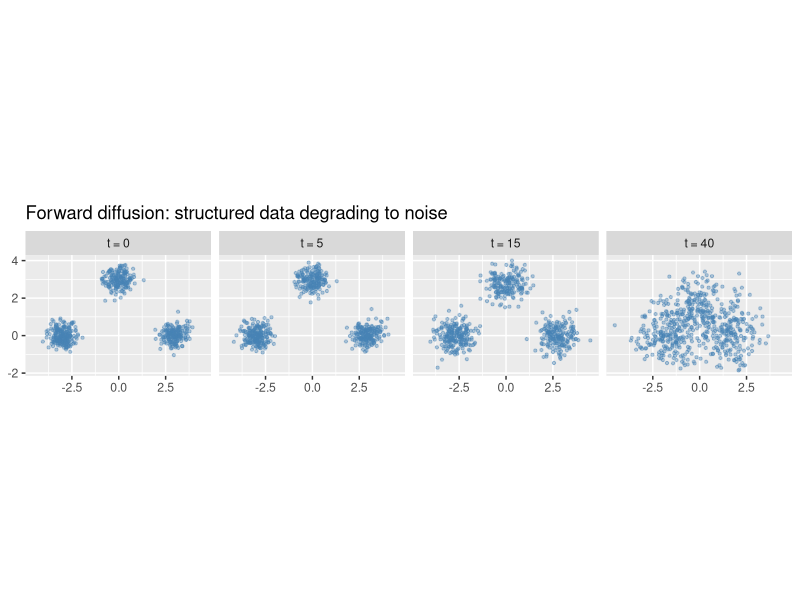

Reproduce this figure in R. (Note: this script raises an error after producing the figure.)
## ---- chunk 1
library(ggplot2)
set.seed(1)
## ---- chunk 2
# Sample a 2-D Gaussian mixture as the data distribution p(x0)
n <- 600
centers <- matrix(c(-3, 0, 3, 0, 0, 3), ncol = 2, byrow = TRUE)
comp <- sample(1:3, n, replace = TRUE)
x0 <- centers[comp, ] + matrix(rnorm(2 * n, sd = 0.35), ncol = 2)

# Linear variance schedule and cumulative product alpha_bar
T_steps <- 40
beta <- seq(1e-4, 0.06, length.out = T_steps)
alpha <- 1 - beta
alpha_bar <- cumprod(alpha)

# Apply the closed form at selected steps
steps_to_show <- c(0, 5, 15, 40)
make_frame <- function(t) {
    if (t == 0) {
        xt <- x0
    } else {
        ab <- alpha_bar[t]
        eps <- matrix(rnorm(2 * n), ncol = 2)
        xt <- sqrt(ab) * x0 + sqrt(1 - ab) * eps
    }
    data.frame(x = xt[, 1], y = xt[, 2], step = paste0("t = ", t))
}
frames <- do.call(rbind, lapply(steps_to_show, make_frame))
frames$step <- factor(frames$step, levels = paste0("t = ", steps_to_show))

ggplot(frames, aes(x, y)) +
    geom_point(alpha = 0.4, size = 0.8, color = "steelblue") +
    facet_wrap(~step, nrow = 1) +
    coord_equal() +
    labs(
        title = "Forward diffusion: structured data degrading to noise",
        x = NULL, y = NULL
    )
## ---- chunk 3
# KL(p || q) for two discrete histograms on a common grid
kl_hist <- function(samp, ref_density, breaks) {
    p <- hist(samp, breaks = breaks, plot = FALSE)$density
    mids <- head(breaks, -1) + diff(breaks) / 2
    q <- ref_density(mids)
    p <- p / sum(p)
    q <- q / sum(q)
    keep <- p > 0 & q > 0
    sum(p[keep] * log(p[keep] / q[keep]))
}

grid <- seq(-6, 6, length.out = 41)
ref <- function(m) dnorm(m)

summ <- lapply(0:T_steps, function(t) {
    if (t == 0) {
        xt <- x0
    } else {
        ab <- alpha_bar[t]
        eps <- matrix(rnorm(2 * n), ncol = 2)
        xt <- sqrt(ab) * x0 + sqrt(1 - ab) * eps
    }
    data.frame(
        step = t,
        total_var = round(sum(apply(xt, 2, var)), 3),
        kl_to_normal = round(kl_hist(xt[, 1], ref, grid), 3)
    )
})
diffusion_tab <- do.call(rbind, summ)
diffusion_tab <- diffusion_tab[diffusion_tab$step %in% c(0, 5, 10, 20, 30, 40), ]
knitr::kable(
    diffusion_tab,
    row.names = FALSE,
    col.names = c("Step t", "Total variance", "KL of x1 to N(0,1)"),
    caption = "Structure decays as the forward process adds noise."
)
## ---- chunk 4
# Numerically relate the value at D* to Jensen-Shannon divergence
mix <- function(x) 0.5 * (p_data(x) + p_g(x))
kl_int <- function(p, q) {
    integrate(function(x) {
        pp <- p(x); qq <- q(x)
        ifelse(pp > 0, pp * log(pp / qq), 0)
    }, -20, 20)$value
}
jsd <- 0.5 * kl_int(p_data, mix) + 0.5 * kl_int(p_g, mix)
value_at_opt <- -log(4) + 2 * jsd

knitr::kable(
    data.frame(
        quantity = c("JS divergence", "value -log4 + 2*JSD", "-log 4"),
        value = round(c(jsd, value_at_opt, -log(4)), 4)
    ),
    col.names = c("Quantity", "Value"),
    caption = "GAN value at the optimal discriminator equals -log4 + 2 times JS divergence."
)
## ---- chunk 5
cmp <- data.frame(
    Property = c(
        "Sample quality",
        "Training stability",
        "Likelihood",
        "Sampling speed",
        "Latent space"
    ),
    VAE = c(
        "moderate, often blurry",
        "stable",
        "lower bound (ELBO)",
        "fast, one decoder pass",
        "smooth and structured"
    ),
    GAN = c(
        "sharp, high quality",
        "unstable, mode collapse",
        "none, implicit",
        "fast, one generator pass",
        "usable but less regular"
    ),
    Diffusion = c(
        "very high quality",
        "stable, simple MSE loss",
        "lower bound, tractable",
        "slow, many denoising steps",
        "no compact latent code"
    )
)
knitr::kable(cmp, caption = "VAE, GAN, and diffusion at a glance.")
